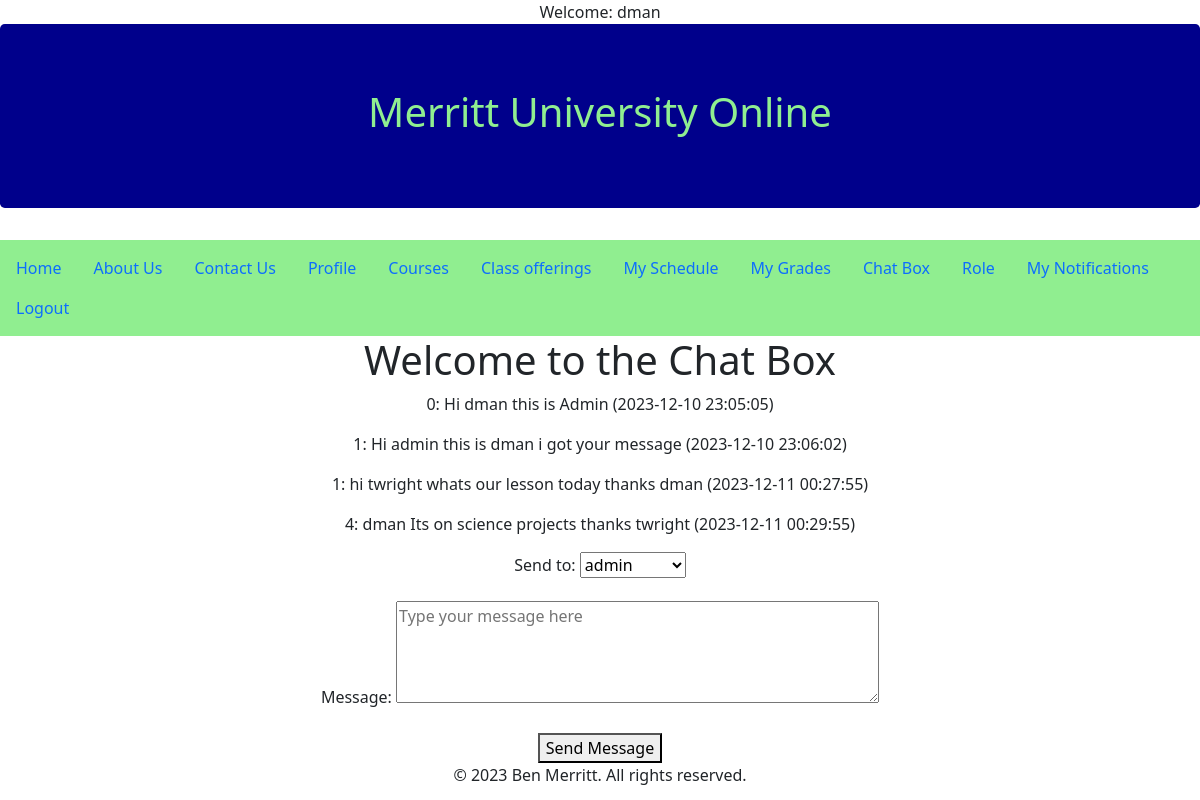
The page /chatbox.php (signed in) on the database its author committed.
### tables this page shows
CREATE TABLE `messages_chat` (
  `user_from` bigint(20) NOT NULL,
  `user_to` bigint(20) NOT NULL,
  `date_send` datetime NOT NULL DEFAULT current_timestamp(),
  `date_read` datetime DEFAULT NULL,
  `message` text NOT NULL
);

### chatbox_app.php (the view, shortened to what this page needs)
<?php
include 'db.php';
$fetchQuery = "SELECT user_from, message, date_send, date_read FROM messages_chat WHERE user_from = ? OR user_to = ?";
$fetchStmt = $conn->prepare($fetchQuery);
$fetchStmt->bind_param('ii', $_SESSION['user_id'], $_SESSION['user_id']);
$fetchStmt->execute();
$result = $fetchStmt->get_result();
?>
<!DOCTYPE html>
<html lang="en">
<head>
</head>
<body>
<div class="container text-center">
    <h1>Welcome to the Chat Box</h1>
    <div class="chat-box">
        <?php
        while ($row = $result->fetch_assoc()) {
            echo '<p>' . $row['user_from'] . ': ' . $row['message'] . ' (' . $row['date_send'] . ')';
            echo '</p>';
        }
        ?>
    </div>
    <form method="post" action="chatbox.php">
        <div class="form-group">
            <label for="user_to">Send to:</label>
            <select name="user_to">
                <?php
                $userQuery = "SELECT user_id, username FROM users";
                $userResult = $conn->query($userQuery);
                if ($userResult->num_rows > 0) {
                    while ($row = $userResult->fetch_assoc()) {
                        echo '<option value="' . $row['user_id'] . '">' . $row['username'] . '</option>';
                    }
                }
                ?>
            </select>
        </div>
        <div class="form-group">
            <label for="message">Message:</label>
            <textarea name="message" rows="4" cols="50" placeholder="Type your message here"></textarea>
        </div>
        <button type="submit" name="send_message">Send Message</button>
    </form>
</div>
<?php require_once 'footer.php'; ?>
</body>
</html>

### chatbox.php (shortened to what this page needs)
<!DOCTYPE html>
<html lang="en">
<head>
<link rel="stylesheet" href="https://maxcdn.bootstrapcdn.com/bootstrap/5.3.1/css/bootstrap.min.css">
<link rel="stylesheet" href="https://maxcdn.bootstrapcdn.com/bootstrap/5.3.1/css/bootstrap-theme.min.css">
</head>
<body>
<div class="text-center">
<?php
include 'master.php';
if($_SESSION['role_id'] == 1){
    require_once 'chatbox_app.php';
}
?>
</div>
</body>
</html>

### master.php (shortened to what this page needs)
<?php
if( isset($_SESSION['username']))
echo "Welcome: " . $_SESSION['username'];
?>
<!DOCTYPE html>
<html lang="en">
<head>
<link rel="stylesheet" href="https://stackpath.bootstrapcdn.com/bootstrap/4.3.1/css/bootstrap.min.css">
</head>
<body>
<div class="jumbotron" style="background-color: darkblue">
		<div class="container text-center">
			<h1 style="color:lightgreen;">Merritt University Online</h1>
		</div>
	</div>
<nav class="navbar navbar-inverse" style="background-color: lightgreen">
<div class="container-fluid-text-center">
<ul class="nav">
<li class="nav-item"><a class="nav-link active" href=index.php>Home</a></li>
<li class="nav-item"><a class="nav-link active" href=about.php>About Us</a></li>
<li class="nav-item"><a class="nav-link active" href=contact.php>Contact Us</a></li>
<?php
if( isset($_SESSION['username']))
{$user_id = $_SESSION['user_id'];
echo '<li class="nav-item"><a class="nav-link active" href="profile.php"><span class="glyphicon glyphicon-briefcase"></span> Profile</a></li>';
echo '<li class="nav-item"><a class="nav-link active" href="courses.php"><span class="glyphicon glyphicon-briefcase"></span> Courses</a></li>';
echo '<li class="nav-item"><a class="nav-link active" href="classes.php"><span class="glyphicon glyphicon-off"></span> Class offerings</a></li>';
echo '<li class="nav-item"><a class="nav-link active" href="schedule.php"><span class="glyphicon glyphicon-off"></span> My Schedule</a></li>';
echo '<li class="nav-item"><a class="nav-link active" href="grades.php"><span class="glyphicon glyphicon-off"></span> My Grades</a></li>';
echo '<li class="nav-item"><a class="nav-link active" href="chatbox.php"><span class="glyphicon glyphicon-briefcase"></span> Chat Box</a></li>';
echo '<li class="nav-item"><a class="nav-link active" href="roles.php"><span class="glyphicon glyphicon-briefcase"></span> Role</a></li>';
echo '<li class="nav-item"><a class="nav-link active" href="messages.php"><span class="glyphicon glyphicon-off"></span> My Notifications';
echo '</a></li>';
echo '<li class="nav-item"><a class="nav-link active" href="logout.php"><span class="glyphicon glyphicon-off"></span> Logout</a></li>';
}
else
{
echo '<li class="nav-item"><a class="nav-link active" href="login.php"><span class="glyphicon glyphicon-user"></span> Login</a></li>';
echo '<li class="nav-item"><a class="nav-link active" href="registration.php"><span class="glyphicon glyphicon-pencil"></span> Registration</a></li>';
}
?>
</ul>
</nav>
</body>
</html>

### footer.php (shortened to what this page needs)
<!DOCTYPE html>
<html lang="en">
<head>
<link rel="stylesheet" href="https://maxcdn.bootstrapcdn.com/bootstrap/5.3.1/css/bootstrap.min.css">
<link rel="stylesheet" href="https://maxcdn.bootstrapcdn.com/bootstrap/5.3.1/css/bootstrap-theme.min.css">
</head>
<body>
<div class="navbar-fixed-bottom row-fluid">
<div class="navbar-inner">
<div class="container text-center">
&copy; 2023 Ben Merritt. All rights reserved.
</div>
</div>
</div>
</body>
</html>

### rows shown on the page
messages_chat: user_from "0", message "Hi dman this is Admin", date_send "2023-12-10 23:05:05"
messages_chat: user_from "1", message "Hi admin this is dman i got your message", date_send "2023-12-10 23:06:02"
messages_chat: user_from "1", message "hi twright whats our lesson today thanks dman", date_send "2023-12-11 00:27:55"
messages_chat: user_from "4", message "dman Its on science projects thanks twright", date_send "2023-12-11 00:29:55"

### other values the page prints
$_SESSION['username'] "dman"
form field user_to "admin"
